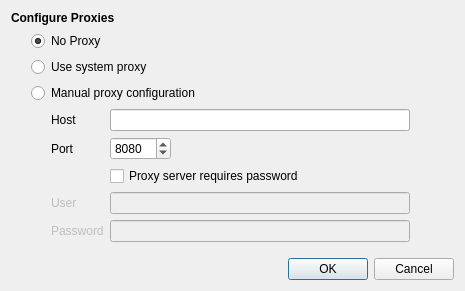
<?xml version="1.0" encoding="UTF-8"?>
<ui version="4.0">
 <class>proxyDialog</class>
 <widget class="QWidget" name="proxyDialog">
  <property name="geometry">
   <rect>
    <x>0</x>
    <y>0</y>
    <width>465</width>
    <height>291</height>
   </rect>
  </property>
  <property name="windowTitle">
   <string>Proxy Settings</string>
  </property>
  <layout class="QGridLayout" name="gridLayout">
   <item row="0" column="0">
    <widget class="QLabel" name="label_2">
     <property name="font">
      <font>
       <weight>75</weight>
       <bold>true</bold>
      </font>
     </property>
     <property name="text">
      <string>Configure Proxies</string>
     </property>
     <property name="buddy">
      <cstring>manualSettings</cstring>
     </property>
    </widget>
   </item>
   <item row="1" column="0">
    <layout class="QVBoxLayout" name="verticalLayout_2">
     <item>
      <layout class="QVBoxLayout" name="verticalLayout">
       <property name="leftMargin">
        <number>20</number>
       </property>
       <item>
        <widget class="QRadioButton" name="noProxyRadioButton">
         <property name="text">
          <string>No Proxy</string>
         </property>
         <property name="checked">
          <bool>true</bool>
         </property>
        </widget>
       </item>
       <item>
        <widget class="QRadioButton" name="systemProxyRadioButton">
         <property name="text">
          <string>Use system proxy</string>
         </property>
        </widget>
       </item>
       <item>
        <widget class="QRadioButton" name="manualProxyRadioButton">
         <property name="text">
          <string>Manual proxy configuration</string>
         </property>
        </widget>
       </item>
      </layout>
     </item>
     <item>
      <widget class="QWidget" name="manualSettings" native="true">
       <property name="enabled">
        <bool>true</bool>
       </property>
       <layout class="QFormLayout" name="formLayout">
        <property name="fieldGrowthPolicy">
         <enum>QFormLayout::AllNonFixedFieldsGrow</enum>
        </property>
        <property name="verticalSpacing">
         <number>-1</number>
        </property>
        <property name="leftMargin">
         <number>40</number>
        </property>
        <property name="topMargin">
         <number>0</number>
        </property>
        <item row="3" column="0">
         <widget class="QLabel" name="proxyUserLabel">
          <property name="enabled">
           <bool>false</bool>
          </property>
          <property name="text">
           <string>User</string>
          </property>
         </widget>
        </item>
        <item row="3" column="1">
         <widget class="QLineEdit" name="userLineEdit">
          <property name="enabled">
           <bool>false</bool>
          </property>
          <property name="maximumSize">
           <size>
            <width>300</width>
            <height>16777215</height>
           </size>
          </property>
          <property name="text">
           <string/>
          </property>
         </widget>
        </item>
        <item row="4" column="0">
         <widget class="QLabel" name="proxyPasswordLabel">
          <property name="enabled">
           <bool>false</bool>
          </property>
          <property name="text">
           <string>Password</string>
          </property>
         </widget>
        </item>
        <item row="4" column="1">
         <widget class="QLineEdit" name="passwordLineEdit">
          <property name="enabled">
           <bool>false</bool>
          </property>
          <property name="maximumSize">
           <size>
            <width>300</width>
            <height>16777215</height>
           </size>
          </property>
          <property name="text">
           <string/>
          </property>
          <property name="echoMode">
           <enum>QLineEdit::Password</enum>
          </property>
         </widget>
        </item>
        <item row="1" column="0">
         <widget class="QLabel" name="portLabel">
          <property name="text">
           <string>Port</string>
          </property>
         </widget>
        </item>
        <item row="0" column="0">
         <widget class="QLabel" name="hostLabel">
          <property name="text">
           <string>Host</string>
          </property>
         </widget>
        </item>
        <item row="0" column="1">
         <widget class="QLineEdit" name="hostLineEdit">
          <property name="maximumSize">
           <size>
            <width>300</width>
            <height>16777215</height>
           </size>
          </property>
          <property name="text">
           <string/>
          </property>
         </widget>
        </item>
        <item row="2" column="1">
         <widget class="QCheckBox" name="authRequiredcheckBox">
          <property name="enabled">
           <bool>true</bool>
          </property>
          <property name="text">
           <string>Proxy server requires password</string>
          </property>
         </widget>
        </item>
        <item row="1" column="1">
         <widget class="QSpinBox" name="portSpinBox">
          <property name="enabled">
           <bool>true</bool>
          </property>
          <property name="sizePolicy">
           <sizepolicy hsizetype="Maximum" vsizetype="Fixed">
            <horstretch>0</horstretch>
            <verstretch>0</verstretch>
           </sizepolicy>
          </property>
          <property name="minimum">
           <number>1</number>
          </property>
          <property name="maximum">
           <number>65535</number>
          </property>
          <property name="value">
           <number>8080</number>
          </property>
         </widget>
        </item>
       </layout>
      </widget>
     </item>
    </layout>
   </item>
   <item row="2" column="0">
    <spacer name="verticalSpacer">
     <property name="orientation">
      <enum>Qt::Vertical</enum>
     </property>
     <property name="sizeHint" stdset="0">
      <size>
       <width>20</width>
       <height>40</height>
      </size>
     </property>
    </spacer>
   </item>
   <item row="3" column="0">
    <widget class="QDialogButtonBox" name="buttonBox">
     <property name="orientation">
      <enum>Qt::Horizontal</enum>
     </property>
     <property name="standardButtons">
      <set>QDialogButtonBox::Cancel|QDialogButtonBox::Ok</set>
     </property>
    </widget>
   </item>
  </layout>
 </widget>
 <resources/>
 <connections>
  <connection>
   <sender>buttonBox</sender>
   <signal>accepted()</signal>
   <receiver>proxyDialog</receiver>
   <slot>accept()</slot>
   <hints>
    <hint type="sourcelabel">
     <x>248</x>
     <y>254</y>
    </hint>
    <hint type="destinationlabel">
     <x>157</x>
     <y>274</y>
    </hint>
   </hints>
  </connection>
  <connection>
   <sender>buttonBox</sender>
   <signal>rejected()</signal>
   <receiver>proxyDialog</receiver>
   <slot>reject()</slot>
   <hints>
    <hint type="sourcelabel">
     <x>316</x>
     <y>260</y>
    </hint>
    <hint type="destinationlabel">
     <x>286</x>
     <y>274</y>
    </hint>
   </hints>
  </connection>
 </connections>
</ui>
